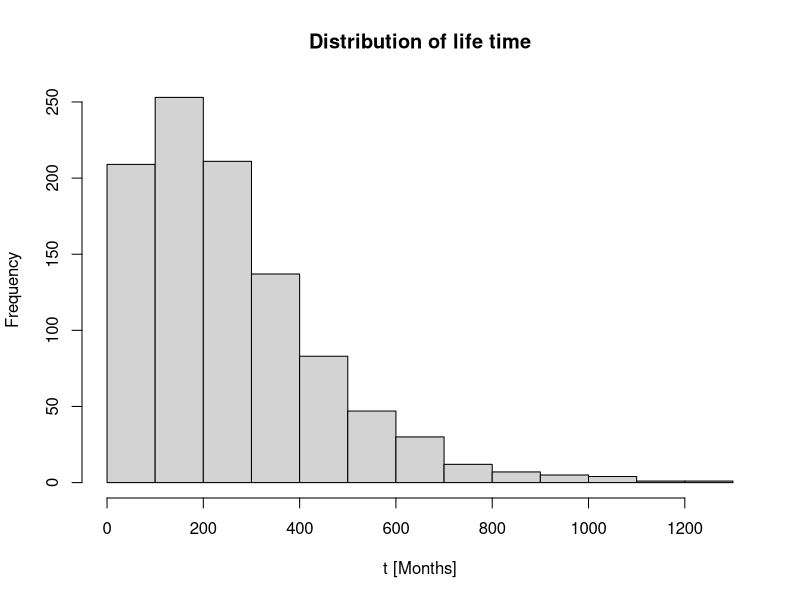

Recreate this plot in R. (Note: this script raises an error after producing the figure.)
library(expm)

# Opgave 1 ----------------------------------------------------------------
rm(list=ls())
#Define our P matrix
P = matrix(
  c(0.9915,0.005,0.0025,0     ,0.001,
    0     ,0.986,0.005 ,0.004 ,0.005,
    0     ,0    ,0.992 ,0.003 ,0.005,
    0     ,0    ,0     ,0.991 ,0.009,
    0     ,0    ,0     ,0     ,1    ),
  nrow = 5,
  ncol = 5)
P <- t(P)



N.woman = 1000


simulate.cancer <- function(N.woman=1000, t.max=Inf){
  '
  Simulates the evolution of woman who previously had breast cancer

  Args:
    N.woman : the number of woman to simulate
    t.max : the maximum number of time steps to take. If not specified we will continue until death
    P : Probability matrix, for moving between the states

  Returns:
    states : the time spent in each state for each woman
  '
  #Initialize all woman in state 1
  woman = rep(1,N.woman)
  #Define matrix for saving how long each woman spent in each state
  states = matrix(0, ncol = 5, nrow = N.woman)


  for (i in 1:N.woman){
    #Simulate each woman while either they are still alive, or until the maximum time step t.max, if specified
    t = 0
    while (!(woman[i]>4 || t>t.max)){
      #Update the time spent in the current state
      states[i,woman[i]] = states[i,woman[i]] + 1
      #Get the new state of the i'th woman
      woman[i]=sample(x = c(1:5), size =1, replace =TRUE, prob = P[woman[i],])
      #Update the time step
      t = t + 1
    }
  }
  return(list("states" = states, "woman" = woman))
}


simulation1 = simulate.cancer(N.woman)

#Number of cases with distant cancer, is all the woman that havn't been in state 2
N.distant = sum(simulation1$states[,2]==0)
#Number of cases with local cancer, is all the woman that haven been in state 2
N.locally = sum(simulation1$states[,2]!=0)

#Calculate the ratio of woman that get the cancer again locally
ratio.locally = N.locally/N.woman
sprintf("Proportion of woman for whom the cancer reappers locally is %s",(ratio.locally))

#The life time of each woman can be calculated as the sum of time spent in each state
life.time = rowSums(simulation1$states)

#plot the life time distribution
hist(life.time, main = 'Distribution of life time', xlab = 't [Months]')

# Opgave 2 ----------------------------------------------------------------


#run the simulator upto t=120
simulation.t120 = simulate.cancer(N.woman, t.max = 120)


#Plot the distribution of the states for the different women at t=120, and save the observed densities
observed = hist(simulation.t120$women, breaks = c(0:5), main='', xlab = 'State')$count


#Calculate the expected distribution
p0 = c(1,0,0,0,0)
expected = p0 %*% (P%^%120)*N.women
#Add the expected distribution to the plot
lines(c(0:4), expected, type="s", col="red")

chi2.test.samples = function(observed, expected){
  'Performs a chi2 test, given a list of observed and expected values'
  n = length(observed)
  t=0
  for (i in 1:n){
    t=t+((observed[i]-expected[i])^2)/expected[i]
  }
  pvalue = pchisq(t,df=n-1)
  return(pvalue)
}

#Perform a chi2 test to compare the emperical distribution to the theoretical
p = chi2.test.samples(observed, expected)
title(sprintf("States at t=120, p=%0.3e",p))
sprintf("P-value for chi2 test between the emperical and expected distribution of states at t=120 is  p=%s",p)


####### Opgave 3

pt = function(t){
  'Calculate the probability distribution P(T=t) of living t months'
  #Define pi, the initial distribution of states at t=0
  pi = c(1,0,0,0)
  #p0 is the probability of dying at state 1,2,3,4
  p0 = P[1:4,5]
  #Ps is the first 4 rows and columns of P
  Ps = P[1:4,1:4]
  #Create a vector for storing the values
  p = vector()

  #The matrix power operator doesn't support non-scalar input, so we have to calculate the probabilities one by one
  for (i in 1:length(t)){
    p[i] = pi %*% (Ps%^%t[i]) %*% p0
  }
  return(p)
}

#Plot the emperical distribution of life time again, here binned by every year
bins = seq(1,max(life.time)+12,12)
observed = hist(life.time, main = '', xlab = 't [Months]', breaks = bins)$count

#Calculate the expected life time distribution
expected = pt(bins[1:length(bins)-1])* 12 * N.women

#Add the expected distribution as a line on our plot
lines(bins[1:length(bins)-1],expected, col="red")

#Perform a chi2 test to compare the emperical distribution to the theoretical
p = chi2.test.samples(observed, expected)
#Update the title of the histogram with the p-value
title(sprintf('Life time  chi2 p=%0.3e',p))
sprintf("P-value for chi2 test between the emperical and expected distribution of life time is  p=%s",p)


####### Opgave 4 - Lifetime estimation
N.woman = 1000
t.max = Inf

#Initialize all woman in state 1
woman = rep(1,N.woman)
#Define matrix for saving how long each woman spent in each state
states = matrix(0, ncol = 5, nrow = N.woman)

i = 1
while (i <=1000){
  #Simulate each woman while either they are still alive, or until the maximum time step t.max, if specified
  t = 0
  accept = FALSE
  while (!(woman[i]>4 || t>t.max)){
    #Update the time spent in the current state
    states[i,woman[i]] = states[i,woman[i]] + 1
    #Get the new state of the i'th woman
    woman[i]=sample(x = c(1:5), size =1, replace =TRUE, prob = P[woman[i],])
    #Update the time step
    t = t + 1
    if (states[i,1]>12){
      woman[i]=1
      states[i,]=c(0,0,0,0,0)
    }
  }
  if (states[i,1]<12 && sum(states[i,])>12){
    i = i +1
  } else {
    woman[i]=1
    states[i,]=c(0,0,0,0,0)
  }
}
## Lifetime calculate mean and var
mean(rowSums(states))
var(rowSums(states))
max(rowSums(states))
min(rowSums(states))
sd(rowSums(states))
hist(rowSums(states))



########## Opgave 5

fraction = vector()
control = vector()
for (i in 1:100){
  Sim = simulate.cancer(200,Inf)
  fraction[i] = sum(rowSums(Sim$states)<=350)/200
  control[i] = sum(rowSums(Sim$states))/200
}

X = fraction
Y = control

X_fractionbar = mean(X)
Conf_fraction1 = mean(X) - qt(0.975, df =n-1) * sd(X) / sqrt(n)
Conf_fraction2 = mean(X) + qt(0.975, df =n-1) * sd(X) / sqrt(n)
c(X_controlbar,Conf_fraction1,Conf_fraction2)



#Define pi, the initial distribution of states at t=0
pi = c(1,0,0,0)
#Ps is the first 4 rows and columns of P
Ps = P[1:4,1:4]
# vector of ones with appropiate dimensions
ones = c(1,1,1,1)
# II enhedsmatrice
II = diag(4)
E = pi%*%solve(II-Ps)%*%ones
cs = -cov(fraction,control)/var(control)
Z = fraction + cs*(control-E)
X_controlbar=mean(Z)

n = 100
Conf_control1 = mean(Z) - qt(0.975, df =n-1) * sd(Z) / sqrt(n)
Conf_control2 = mean(Z) + qt(0.975, df =n-1) * sd(Z) / sqrt(n)
c(X_controlbar,Conf_control1,Conf_control2)


#Compare the two variance calculations
var(X)
var(Z)

reduction = var(X)/var(Z)
reduction
